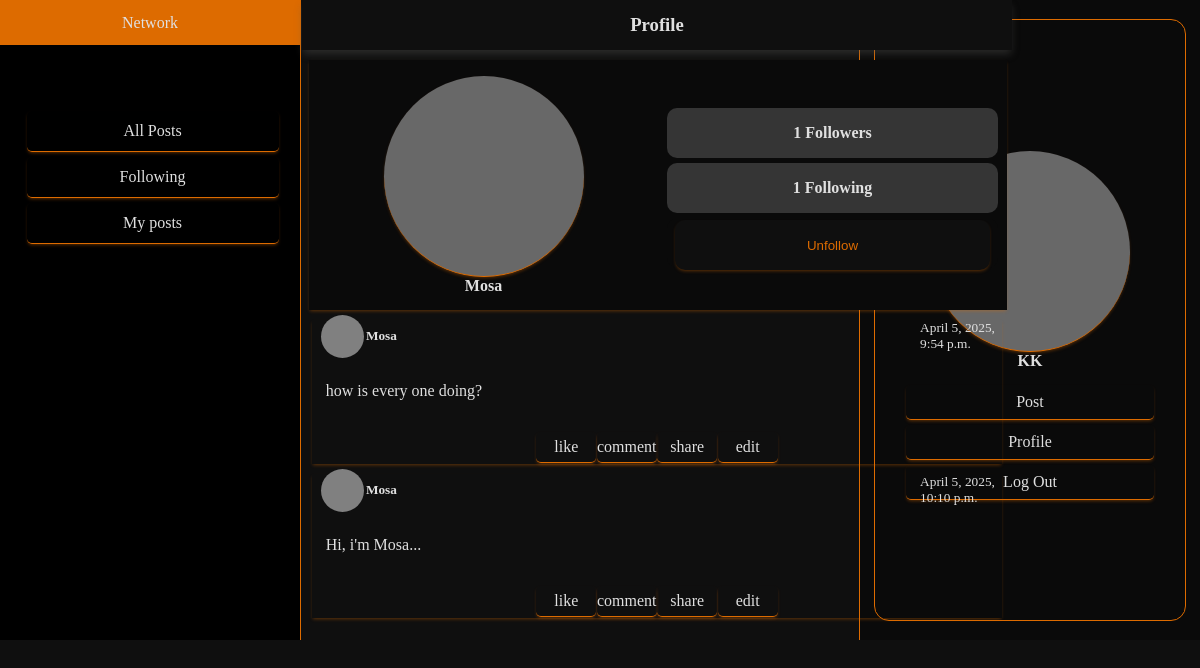
The page /profile/2 (signed in) on the database its author committed.
### network/models.py (models this page shows, shortened)
class User(AbstractUser):
    pass

class Post(models.Model):
    poster = models.ForeignKey(User, on_delete=models.CASCADE, related_name="user")
    content = models.CharField(max_length=800)
    timestamp = models.DateTimeField(auto_now_add=False)

### network/views.py (the view)
# urls.py: path("profile/<str:poster>", views.viewProfile, name="profile"),
def viewProfile(request,poster):
    allPosts = Post.objects.filter(poster=poster)
    followers = len(Follow.objects.filter(following=poster))
    following = len(Follow.objects.filter(follower=poster))
    posterName = User.objects.get(id=poster)
    if (request.user.is_authenticated):
        isFollowing = Follow.objects.filter(follower=request.user, following=posterName).exists()
    else:
        isFollowing = False
    sortedPosts = allPosts.order_by('timestamp')
    return render(request, "network/profile.html",{"userPosts":sortedPosts, "followers": followers,
                                                    "following": following,
                                                   "posterName":posterName, "isFollowing": isFollowing })

### network/templates/network/profile.html (shortened to what this page needs)
{% extends "network/layout.html" %}
{% block body %}
<div class="profile-container">
  <div class="feeds-heading">
    <h3 class="feeds-title login-title">Profile</h3>
  </div>
  <div class="user-info">
    <div class="personal">
      <div class="user-img "></div>
      <div class="user-name"><strong>{{ posterName }}</strong></div>
    </div>
    <div class="acc-details">
      <div class="followers-div">
        <h4>{{followers}} Followers</h4>
      </div>
      <div class="following-div">
        <h4>{{following}} Following</h4>
      </div>
      {% if posterName.id != user.id  %}
        <form action="{% url 'follow' %}" method="post" class="follow-form">
          {%if isFollowing%}
            <input type="submit" value="Unfollow" class="action nav-item follow">
          {% else %}
            <input type="submit" value="Follow" class="action nav-item unfollow">
          {% endif %}
        </form>
      {% endif %}
    </div>
  </div>
  {% for post in userPosts %}
  <div class="post-container">
      <div class="post-header">
          <div class="poster-container">
              <div class="poster-img"></div>
              <div class="poster-name"><h5>{{post.poster}}</h5></div>
          </div>
          <div class="post-time"><small>{{post.timestamp}}</small></div>
      </div>
      <div class="post-body">
          <p class="post-content">{{post.content}}</p>
      </div>
      {% if user.username != post.poster %}
      <div class="post-footer">
          <div class="likes">like</div>
          <div class="comment">comment</div>
          <div class="share">share</div>
          <div class="edit">edit</div>
      </div>
      {% endif %}
  </div>
{% endfor %}
{% endblock %}

### network/templates/network/layout.html (shortened to what this page needs)
{% load static %}
<!DOCTYPE html>
<html lang="en">
    <head>
        <link href="{% static 'network/styles.css' %}" rel="stylesheet">
    </head>
    <body>
        <nav class="navbar navbar-expand-lg navbar-light bg-light">
            <a class="navbar-brand" href="#">Network</a>
            <div class="user-nav-bar">
              <ul class="navbar-nav mr-auto">
                <li class="nav-item">
                  <a class="nav-link" href="{% url 'index' %}">All Posts</a>
                </li>
                {% if user.is_authenticated %}
                    <li class="nav-item">
                        <a class="nav-link" href="{% url 'following' %}">Following</a>
                    </li>
                    <li class="nav-item">
                        <a class="nav-link" href="#">My posts</a>
                    </li>
                {% endif %}
              </ul>
            </div>
        </nav>
        <div class="user-panel">
            <div class="user-container">
                {% if user.is_authenticated %}
                    <div class="user-img-name-container">
                        <div class="user-img"></div>
                            <div class="user-name"><strong>{{ user.username }}</strong></div>
                    </div>
                {% endif %}
                <div class="user-actions">
                    {% if user.is_authenticated %}
                        <a class="action nav-item" id="write-post" href="">Post</a>
                        <a href="{% url 'profile' poster=user.id %}" class="action nav-item">Profile</a>
                        <a class="action nav-item" href="{% url 'logout' %}">Log Out</a>
                    {% else %}
                    <a class="action nav-item" href="{% url 'login' %}">Log In</a>
                    <a class="action nav-item" href="{% url 'register' %}">Register</a>
                    {% endif %}
                </div>
            </div>
        </div>
    <div class="feed-container"></div>
        <div class="body">
            {% block body %}
            {% endblock %}
        </div>
    </body>
</html>

### rows shown on the page
User: username "KK"
User: username "Mosa"
Post: poster "Mosa", timestamp "April 5, 2025, 9:54 p.m.", content "how is every one doing?", shows "like"
Post: poster "Mosa", timestamp "April 5, 2025, 10:10 p.m.", content "Hi, i'm Mosa...", shows "like"

### other values the page prints
{{ followers }} "1"
{{ following }} "1"
